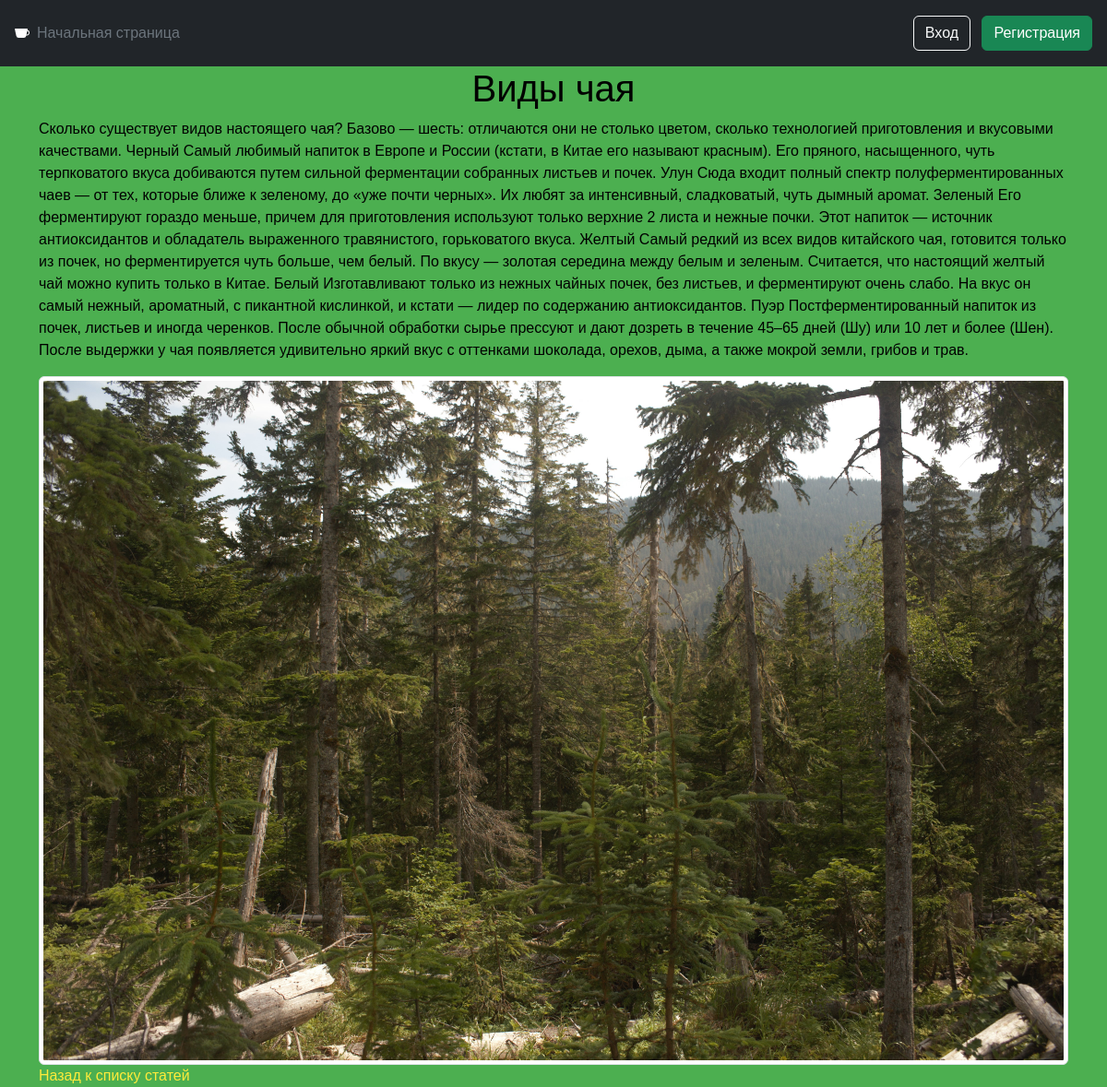
The app's page /article/1/ with its own data.
### mem/models.py (models this page shows, shortened)
class Article(models.Model):
    title = models.CharField(max_length=200, verbose_name='Заголовок')
    content = models.TextField(verbose_name='Содержание', null=False)
    image = models.ImageField(
        upload_to="home_images/",
        null=True,
        blank=True,
        verbose_name="Картинка",
    )
    author = models.ForeignKey(MyUser, null=True, on_delete=models.SET_NULL)
    class Meta:
        verbose_name = 'Статья'
        verbose_name_plural = 'Статьи'

### mem/views.py (the view)
# urls.py: path("article/<int:pk>/", ArticleDetailView.as_view(), name="detail"),
class ArticleDetailView(DetailView):
    model = models.Article
    contect_object_name = "article"
    template_name = "mem/article_detail.html"

### templates/mem/article_detail.html
{% include "base.html" %}
{% block content %}
<body>
    <div class="container">
        <h1 align="center">{{ article.title }}</h1>
        <p>{{ article.content }}</p>
        {% if article.image %}
            <img src="{{article.image.url}}" class="img-thumbnail">
        {% endif %}
        <a href="/">Назад к списку статей</a>
    </div>
</body>
{% endblock content %}

### static/css/styles.css (style rules this page uses)
body { background-color: #4CAF50; color: black; font-family: Arial, sans-serif; }
h1, h2, h3, h4, h5, h6 { color: black; }
a { color: #ffeb3b; text-decoration: none; }

### records on screen
Article: title "Виды чая", content "Сколько существует видов настоящего чая? Базово — шесть: отличаются они не столько цветом, сколько технологией приготовления и вкусовыми качествами. Черный Самый любимый напиток в Европе и России (кстати, в Китае его называют красным). Его пряного, насыщенного, чуть терпковатого вкуса добиваются путем сильной ферментации собранных листьев и почек. Улун Сюда входит полный спектр полуферментированных чаев — от тех, которые ближе к зеленому, до «уже почти черных». Их любят за интенсивный, сладковатый, чуть дымный аромат. Зеленый Его ферментируют гораздо меньше, причем для приготовления используют только верхние 2 листа и нежные почки. Этот напиток — источник антиоксидантов и обладатель…", image (picture)
